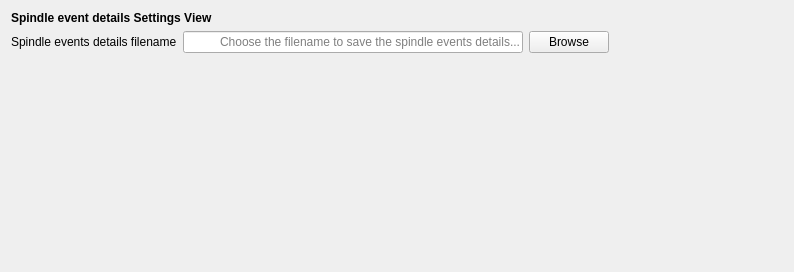
<?xml version="1.0" encoding="UTF-8"?>
<ui version="4.0">
 <class>SpindlesDetailsSettingsView</class>
 <widget class="QWidget" name="SpindlesDetailsSettingsView">
  <property name="geometry">
   <rect>
    <x>0</x>
    <y>0</y>
    <width>794</width>
    <height>272</height>
   </rect>
  </property>
  <property name="windowTitle">
   <string>Form</string>
  </property>
  <layout class="QVBoxLayout" name="verticalLayout">
   <item>
    <widget class="QLabel" name="label">
     <property name="font">
      <font>
       <weight>75</weight>
       <bold>true</bold>
      </font>
     </property>
     <property name="text">
      <string>Spindle event details Settings View</string>
     </property>
    </widget>
   </item>
   <item>
    <layout class="QHBoxLayout" name="horizontalLayout">
     <item>
      <widget class="QLabel" name="details_filename_label">
       <property name="text">
        <string>Spindle events details filename</string>
       </property>
      </widget>
     </item>
     <item>
      <widget class="QLineEdit" name="details_filename_lineedit">
       <property name="minimumSize">
        <size>
         <width>340</width>
         <height>0</height>
        </size>
       </property>
       <property name="alignment">
        <set>Qt::AlignRight|Qt::AlignTrailing|Qt::AlignVCenter</set>
       </property>
       <property name="placeholderText">
        <string>Choose the filename to save the spindle events details...</string>
       </property>
      </widget>
     </item>
     <item>
      <widget class="QPushButton" name="pushButton_browse">
       <property name="text">
        <string>Browse</string>
       </property>
      </widget>
     </item>
     <item>
      <spacer name="horizontalSpacer">
       <property name="orientation">
        <enum>Qt::Horizontal</enum>
       </property>
       <property name="sizeHint" stdset="0">
        <size>
         <width>40</width>
         <height>20</height>
        </size>
       </property>
      </spacer>
     </item>
    </layout>
   </item>
   <item>
    <spacer name="verticalSpacer">
     <property name="orientation">
      <enum>Qt::Vertical</enum>
     </property>
     <property name="sizeHint" stdset="0">
      <size>
       <width>20</width>
       <height>40</height>
      </size>
     </property>
    </spacer>
   </item>
  </layout>
 </widget>
 <resources/>
 <connections>
  <connection>
   <sender>pushButton_browse</sender>
   <signal>clicked()</signal>
   <receiver>SpindlesDetailsSettingsView</receiver>
   <slot>browse_slot()</slot>
   <hints>
    <hint type="sourcelabel">
     <x>549</x>
     <y>41</y>
    </hint>
    <hint type="destinationlabel">
     <x>396</x>
     <y>135</y>
    </hint>
   </hints>
  </connection>
 </connections>
 <slots>
  <slot>browse_slot()</slot>
 </slots>
</ui>
